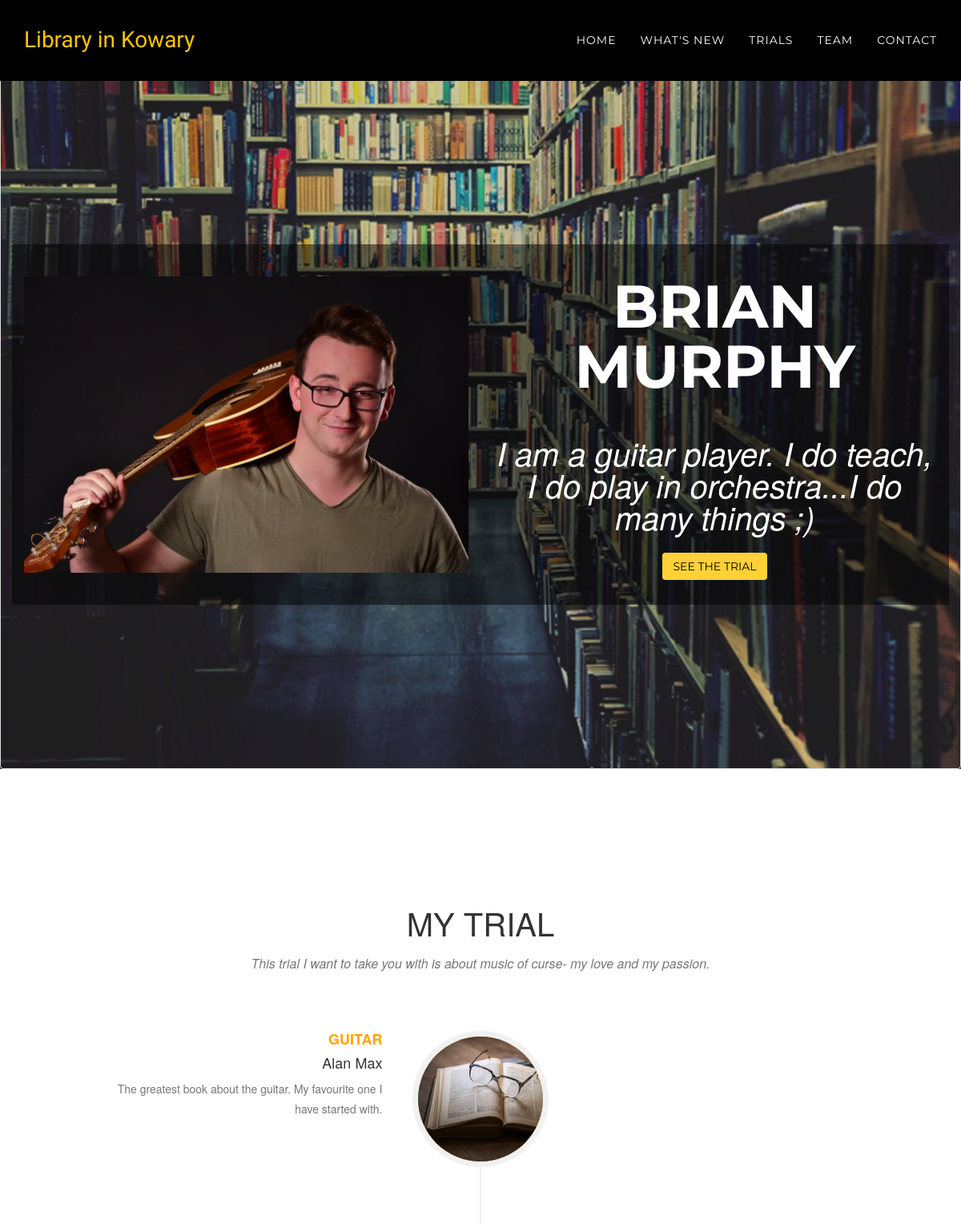
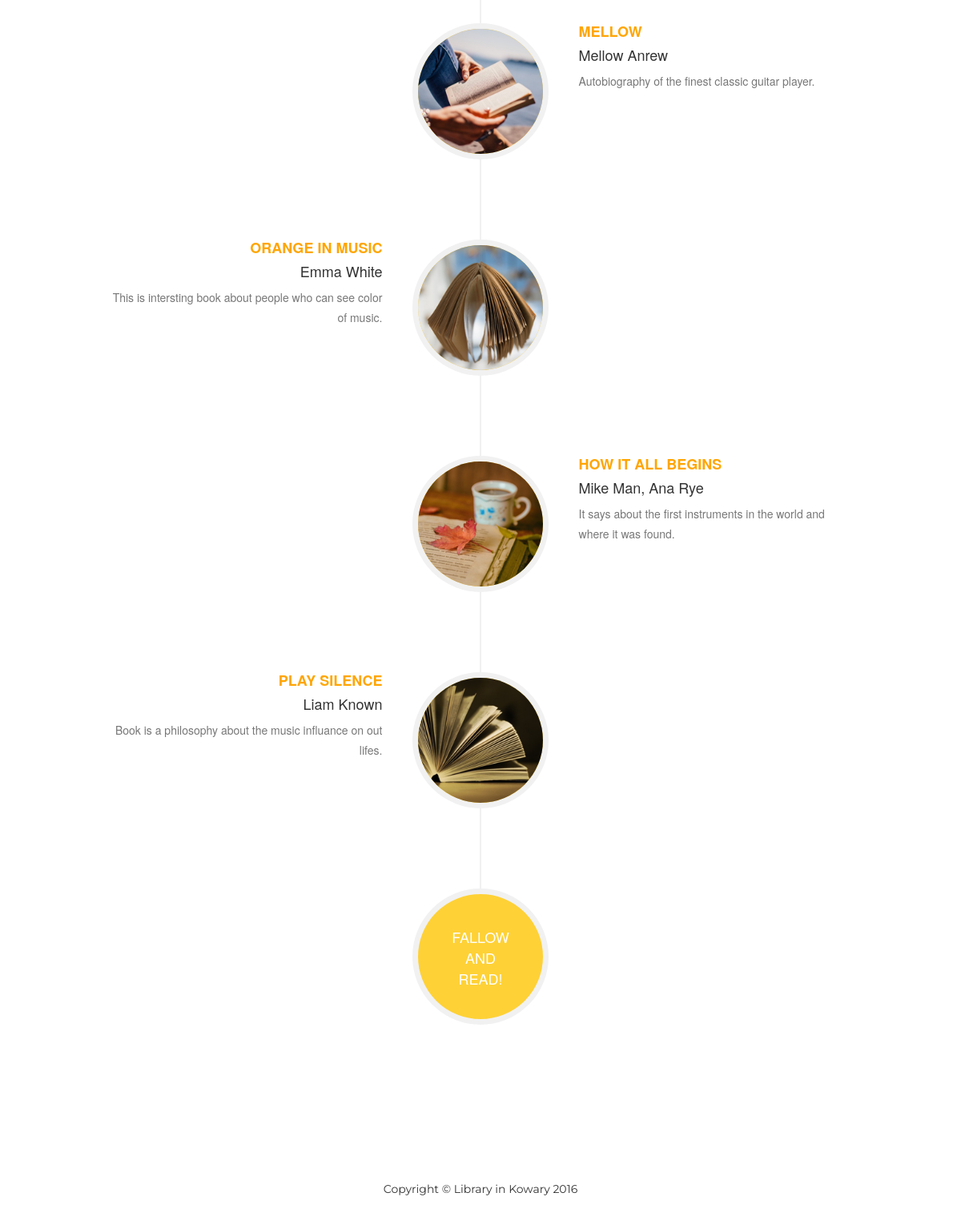
The page /view/18 on the database its author committed (2 pictures, top to bottom).
### tables this page shows
CREATE TABLE books
                  (id INTEGER PRIMARY KEY, p_name text, p_surname text, p_desc text, p_img text, path_status text, path_desc text, b1_title text, b1_author text, b1_img text, b1_desc text, b2_title text, b2_author text, b2_img text, b2_desc text, b3_title text, b3_author text, b3_img text, b3_desc text, b4_title text, b4_author text, b4_img text, b4_desc text, b5_title text, b5_author text, b5_img text, b5_desc text, ip text);

### run_app.py (the view)
@app.route('/view/<int:id>',methods=['GET','POST'])
def view(id):
    sql2 = ('SELECT * FROM books WHERE id = ?')
    connection = sqlite3.connect("books.db")
    connection.row_factory = sqlite3.Row
    chosen_path = connection.cursor().execute(sql2,[id]).fetchall()
    return render_template("view.html", chosen_path=chosen_path)
    connection.close()

### templates/view.html (shortened to what this page needs)
<!DOCTYPE html>
<html lang="en">
<head>
	<link rel="stylesheet" type="text/css" href="{{ url_for('static', filename='vendor/bootstrap/css/bootstrap.min.css')}}">
	<link rel="stylesheet" type="text/css" href="{{ url_for('static', filename='vendor/font-awesome/css/font-awesome.min.css')}}">
	<link rel="stylesheet" type="text/css" href="{{ url_for('static', filename='css/main.css')}}">
</head>
<body id="page-top" class="index">
    <nav id="mainNav" class="navbar navbar-custom navbar-fixed-top" style="background-color: black;">
        <div class="container">
            <div class="navbar-header page-scroll">
                <a class="navbar-brand page-scroll" href="#page-top" style="color:#fec503;">Library in Kowary</a>
            </div>
            <div class="collapse navbar-collapse" id="bs-example-navbar-collapse-1">
                <ul class="nav navbar-nav navbar-right">
					   <li>
                        <a class="page-scroll" href="/">Home</a>
                    </li>
                    <li>
                        <a class="page-scroll" href="/#new">What's new</a>
                    </li>
                    <li>
                        <a class="page-scroll" href="/#paths">Trials</a>
                    </li>
                    <li>
                        <a class="page-scroll" href="/#team">Team</a>
                    </li>
                    <li>
                        <a class="page-scroll" href="/#contact">Contact</a>
                    </li>
                </ul>
            </div>
        </div>
    </nav>
{% for row in chosen_path %}
 <header>
	<div class="thumbnail" style="background-color:rgba(0,0,0, 0.1);">
        <div class="container">
		    <div class="intro-text">
		<div class="row" class="thumbnail" style="background-color:rgba(0,0,0, 0.5); border-color:transparent";>
		<div class="col-md-6">
		 <br> <br>
		<img src="http://localhost:5000/static/uploads/{{ row['p_img'] }}" class="img-responsive">
		<br> <br>
		</div>
		<div class="col-md-6">
		<br> <br>
		    <div class="intro-heading">{{ row['p_name'] }}<br>{{ row['p_surname'] }}</div>
			 <div class="intro-lead-in" >{{ row['p_desc'] }}</div>
		 <a href="#path" class="page-scroll btn btn-xl" style="color:black">See the trial</a>
		 <br> <br>
		 </div>
		</div>
		</div>
            </div>
        </div>
    </header>
    <section id="path">
        <div class="container">
            <div class="row">
                <div class="col-lg-12 text-center">
                    <h2 class="section-heading">My trial</h2>
                    <h3 class="section-subheading text-muted">{{ row["path_desc"] }}</h3>
                </div>
            </div>
            <div class="row">
                <div class="col-lg-12">
                    <ul class="timeline">
                        <li>
                            <div class="timeline-image">
                                <img class="img-circle img-responsive" src="http://localhost:5000/static/img/view/1.jpg" alt="">
                            </div>
                            <div class="timeline-panel">
                                <div class="timeline-heading">
                                    <h4 style="color:orange"><b>{{ row["b1_title"] }}</b></h4>
                                    <h4 class="subheading">{{ row["b1_author"] }}</h4>
                                </div>
                                <div class="timeline-body">
                                    <p class="text-muted">{{ row["b1_desc"] }}</p>
                                </div>
                            </div>
                        </li>
                        <li class="timeline-inverted">
                            <div class="timeline-image">
                                <img class="img-circle img-responsive" src="http://localhost:5000/static/img/view/4.jpg" alt="">
                            </div>
                            <div class="timeline-panel">
                                <div class="timeline-heading">
                                    <h4 style="color:orange"><b>{{ row["b2_title"] }}</b></h4>
                                    <h4 class="subheading">{{ row["b2_author"] }}</h4>
                                </div>
                                <div class="timeline-body">
                                    <p class="text-muted">{{ row["b2_desc"] }}</p>
                                </div>
                            </div>
                        </li>
                        <li>
                            <div class="timeline-image">
                                <img class="img-circle img-responsive" src="http://localhost:5000/static/img/view/2.jpg" alt="">
                            </div>
                            <div class="timeline-panel">
                                <div class="timeline-heading">
                                    <h4 style="color:orange"><b>{{ row["b3_title"] }}</b></h4>
                                    <h4 class="subheading">{{ row["b3_author"] }}</h4>
                                </div>
                                <div class="timeline-body">
                                    <p class="text-muted">{{ row["b3_desc"] }}</p>
                                </div>
                            </div>
                        </li>
                        <li class="timeline-inverted">
                            <div class="timeline-image">
                                <img class="img-circle img-responsive" src="http://localhost:5000/static/img/view/5.jpg" alt="">
                            </div>
                            <div class="timeline-panel">
                                <div class="timeline-heading">
                                    <h4 style="color:orange"><b>{{ row["b4_title"] }}</b></h4>
                                    <h4 class="subheading">{{ row["b4_author"] }}</h4>
                                </div>
                                <div class="timeline-body">
                                    <p class="text-muted">{{ row["b4_desc"] }}</p>
                                </div>
                            </div>
                        </li>
						         <li>
                            <div class="timeline-image">
                                <img class="img-circle img-responsive" src="http://localhost:5000/static/img/view/3.jpg" alt="">
                            </div>
                            <div class="timeline-panel">
                                <div class="timeline-heading">
                                    <h4 style="color:orange"><b>{{ row["b5_title"] }}</b></h4>
                                    <h4 class="subheading">{{ row["b5_author"] }}</h4>
                                </div>
                                <div class="timeline-body">
                                    <p class="text-muted">{{ row["b5_desc"] }}</p>
                                </div>
                            </div>
                        </li>
                        <li class="timeline-inverted">
                            <div class="timeline-image">
                                <h4>Fallow
                                    <br>and
                                    <br>read!</h4>{%  endfor %}
           </div>
                        </li>
                    </ul>
                </div>
            </div>
        </div>
    </section>
<footer>
        <div class="container">
            <div class="row">
                <div class="col-md-4">
                </div>
                <div class="col-md-4">
                     <span class="copyright">Copyright &copy; Library in Kowary 2016</span>
                </div>
                <div class="col-md-4">
                </div>
            </div>
        </div>
    </footer>
	<link rel="stylesheet" type="text/css" href="{{ url_for('static', filename='vendor/bootstrap/css/bootstrap.min.css')}}">
</body>
</html>

### rows shown on the page
books: p_img (picture), p_name "BRIAN", p_surname "MURPHY", p_desc "I am a guitar player. I do teach, I do play in orchestra...I do many things ;)", path_desc "This trial I want to take you with is about music of curse- my love and my passion.", b1_title "GUITAR", b1_author "Alan Max", b1_desc "The greatest book about the guitar. My favourite one I have started with.", b2_title "MELLOW", b2_author "Mellow Anrew", b2_desc "Autobiography of the finest classic guitar player.", b3_title "ORANGE IN MUSIC", b3_author "Emma White", b3_desc "This is intersting book about people who can see color of music.", b4_title "HOW IT ALL BEGINS", b4_author "Mike Man, Ana Rye", b4_desc "It says about the first instruments in the world and where it was found.", b5_title "PLAY SILENCE", b5_author "Liam Known", b5_desc "Book is a philosophy about the music influance on out lifes."
